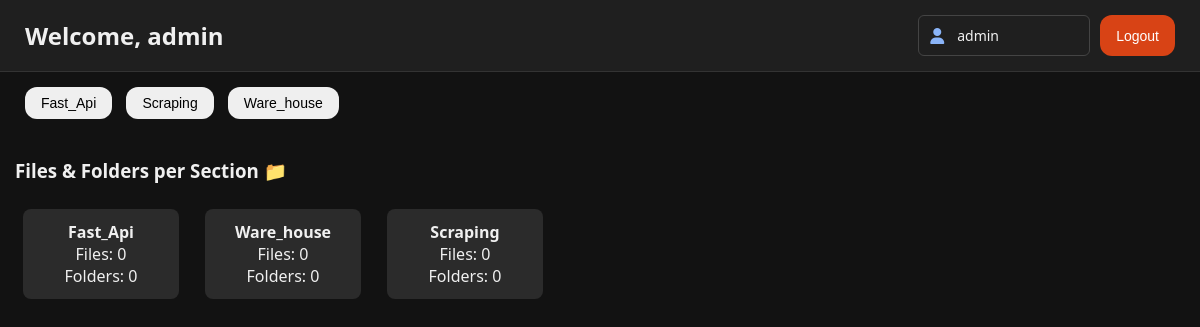
The page /dashboard/ (signed in) on the database its author committed.
### app/models.py (models this page shows, shortened)
class Section(models.Model):
    name = models.CharField(max_length=100, unique=True)
    path=models.CharField(max_length=1000)

### app/views.py (the view, shortened to what this page needs)
@login_required
def dashboard(request):
    SECTION_MAP = get_section_map()
    userdetails = UserSectionPermission.objects.filter(user=request.user)
    detailist = []
    if request.user.is_superuser:
        for section in SECTION_MAP.keys():
            detailist.append({
                "section": section,
                "permission": "edit"
            })
    else:
        for detail in userdetails:
            detailist.append({
                "section": detail.section.name,
                "permission": detail.permission
            })
    dir_stats = list(SECTION_MAP.keys())
    if request.user.is_superuser:
        allowed_sections = dir_stats
    else:
        user_perms = get_user_section_permissions(request.user)
        allowed_sections = [s for s in dir_stats if s in user_perms]
    apilist_ui = [{item: item} for item in allowed_sections]
    ROOT_MAP = {
        section: SECTION_MAP[section]
        for section in dir_stats
    }
    now = datetime.now()
    log_summary = []
    section_counts = {}
    query_counts = {}
    log_files = []
    latesfile_created=['logs','sessions']
    for x in latesfile_created:
        logs_dir = ROOT_MAP.get(x, '')
    for key, path in ROOT_MAP.items():
        files = folders = 0
        if os.path.exists(path):
            for _, dirs, fs in os.walk(path):
                files += len(fs)
                folders += len(dirs)
        section_counts[key] = {
            "files": files,
            "folders": folders
        }
    allowed_section_names = [s for s in allowed_sections]
    apilist_ui = sorted(apilist_ui, key=lambda d: list(d.keys())[0])
    context = {
    "log_summary": log_summary,
    "section_counts": section_counts,
    "query_counts": query_counts,
    "apilist": apilist_ui,
    "userdetail": detailist,
    "allowed_section_names": allowed_section_names,  # <-- add this
        }
    return render(request, "dashboard.html", context)

### app/views.py (called while the page is built)
def get_section_map():
    return {
        s.name: s.path
        for s in Section.objects.all()
    }

### app/templates/dashboard.html (shortened to what this page needs)
<!DOCTYPE html>
<html>
<head>
    <link rel="stylesheet" href="https://cdnjs.cloudflare.com/ajax/libs/font-awesome/6.4.0/css/all.min.css">
</head>
<body>
<header>
<h2>Welcome, {{ request.user.username }}</h2>
<div style="display: flex; justify-content: center;">
    <div style="position:relative; display:inline-block; width:100%; max-width:300px;">
    <select name="" id="" style="width:100%; padding:10px 14px 10px 38px; font-size:14px; font-family:'Segoe UI',Tahoma,Geneva,Verdana,sans-serif; background:#1f1f1f; color:#f0f0f0; border:1px solid #444; border-radius:6px; appearance:none; cursor:pointer;">
        <option value="">{{ request.user.username }}</option>
    </select>
</div>
    <button id="logoutBtn"><a href="{% url 'logout' %}" style="color:white;text-decoration:none;">Logout</a></button>
</div>
</header>
<div style="padding:15px;">
<div class="panel-buttons" style="margin-bottom:20px;">
    {% for apipoints in apilist %}
       {% for key, value in apipoints.items %}
          <a href="/{{ value }}/"><button>{{ key }}</button></a>
       {% endfor %}
    {% endfor %}
</div>
<h3>Files & Folders per Section 📁</h3>
<div id="statsContainer">
    {% for section, counts in section_counts.items %}
        <div class="card">
            <strong>{{ section }}</strong><br>
            Files: {{ counts.files }}<br>
            Folders: {{ counts.folders }}
        </div>
    {% endfor %}
</div>
</body>
</html>

### app/templates/dashboard.html (style rules this page uses)
body { background:#121212; font-family:'Segoe UI', Tahoma, Geneva, Verdana, sans-serif; margin:0; color:#f0f0f0; }
header { display:flex; justify-content:space-between; align-items:center; padding:15px 25px; background-color:#1f1f1f; border-bottom:1px solid #333; }
header h2 { margin:0; font-weight:600; }
button { padding:8px 16px; border-radius:12px; border:none; cursor:pointer; font-size:14px; margin-left:10px; transition: all 0.3s ease; font-weight:500; }
button a { text-decoration: none; }
#logoutBtn { background-color:#d84315;color:#fff; }
.card { background:#2b2b2b; padding:12px 18px; border-radius:8px; margin:8px; display:inline-block; min-width:120px; text-align:center; }
#statsContainer { display:flex; flex-wrap:wrap; gap:10px; }

### rows shown on the page
Section: apipoints "Fast_Api", section_counts "Fast_Api"
Section: apipoints "Scraping", section_counts "Scraping"
Section: apipoints "Ware_house", section_counts "Ware_house"

### other values the page prints
{{ request.user.username }} "admin"
{{ counts.files }} "0" "0" "0"
{{ counts.folders }} "0" "0" "0"
